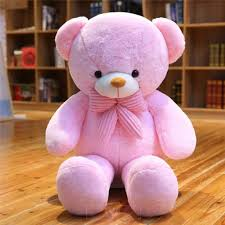
#> input picture TEDDY.jpg, 225 x 225 px
$ jupyter execute workshop3.ipynb
#> lines starting #> are read from the running program, lines starting #| are printed output that depends on the picture
## workshop 3 Canny Edge Detection
**Name:** k.pujitha

**Reg.No:** 212223240074

[cell 1]
import cv2
import matplotlib.pyplot as plt

[cell 2]
original_image=cv2.imread('TEDDY.jpg')
#> original_image is the input picture: shape (225, 225, 3); mean B, G, R 113.8, 122.8, 171.6

[cell 3]
plt.imshow(original_image)

[cell 4]
blur_image=cv2.blur(original_image,ksize=(3,3))
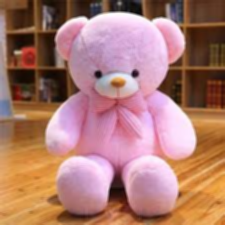
#> blur_image: shape (225, 225, 3); mean B, G, R 113.8, 122.8, 171.6
plt.imshow(blur_image)

[cell 5]
import numpy as np
medium=np.median(original_image)
#> medium = 142

[cell 6]
low=int(max(0,0.7
            *medium))
#> low = 99
high=int(max(255,1/3*medium))
#> high = 255

[cell 7]
canny_image=cv2.Canny(blur_image,threshold1=low,threshold2=high)
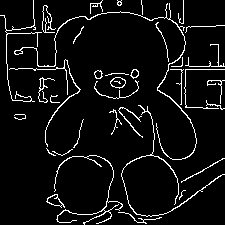
#> canny_image: shape (225, 225); 6.4% white in thin lines or dots
